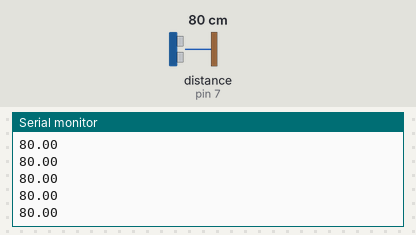
The sketch below on a simulated Arduino Uno, built with avr-gcc and run on an emulated ATmega328P. Parts: the last lines printed to the serial monitor. The inputs (shaded band) are chosen by the test bench; at power-on: distance to the obstacle (sensor on pin 7) 80 cm. The echo pulse lasts 58.3 µs per cm.

Above: at 1.2 s.
1.3 s: distance to the obstacle (sensor on pin 7) set to 2 cm
At 1.38 s:
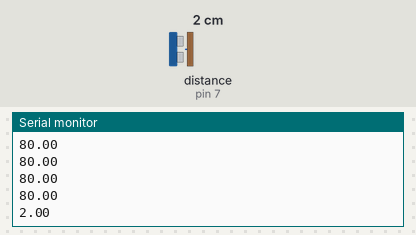
2.8 s: distance to the obstacle (sensor on pin 7) set to 4 cm
At 2.9 s:
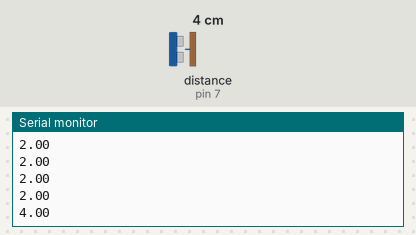
Timing chart, 0 to 5.8 s (numbered marks = the images above; inputs shaded):
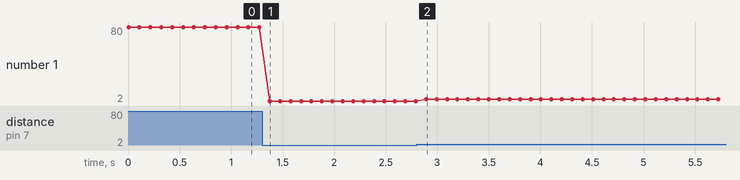

Measured:
- after the input at 1.3 s, the serial monitor: prints a new line after 0.07 s (image 1)
- after the input at 2.8 s, the serial monitor: prints a new line after 0.09 s (image 2)
- plotted number 1: 80 → 2 after the input at 1.3 s, 2 → 4 after the input at 2.8 s

The sketch:

Ultrasound.ino
```cpp
// Code that was used to test the ultrasound sensor
#include <HCSR04.h>
const int trigPin = 6;
const int echoPin = 7;
UltraSonicDistanceSensor distancesensor(trigPin, echoPin);

void setup() {
  Serial.begin(9600); // Starts the serial communication
}

void loop() {
  Serial.println(distancesensor.measureDistanceCm());
  delay(100);

}
// 7.53 = correct
// 4.5 - smallest allowed
// 10.41 - larget allowed
```
